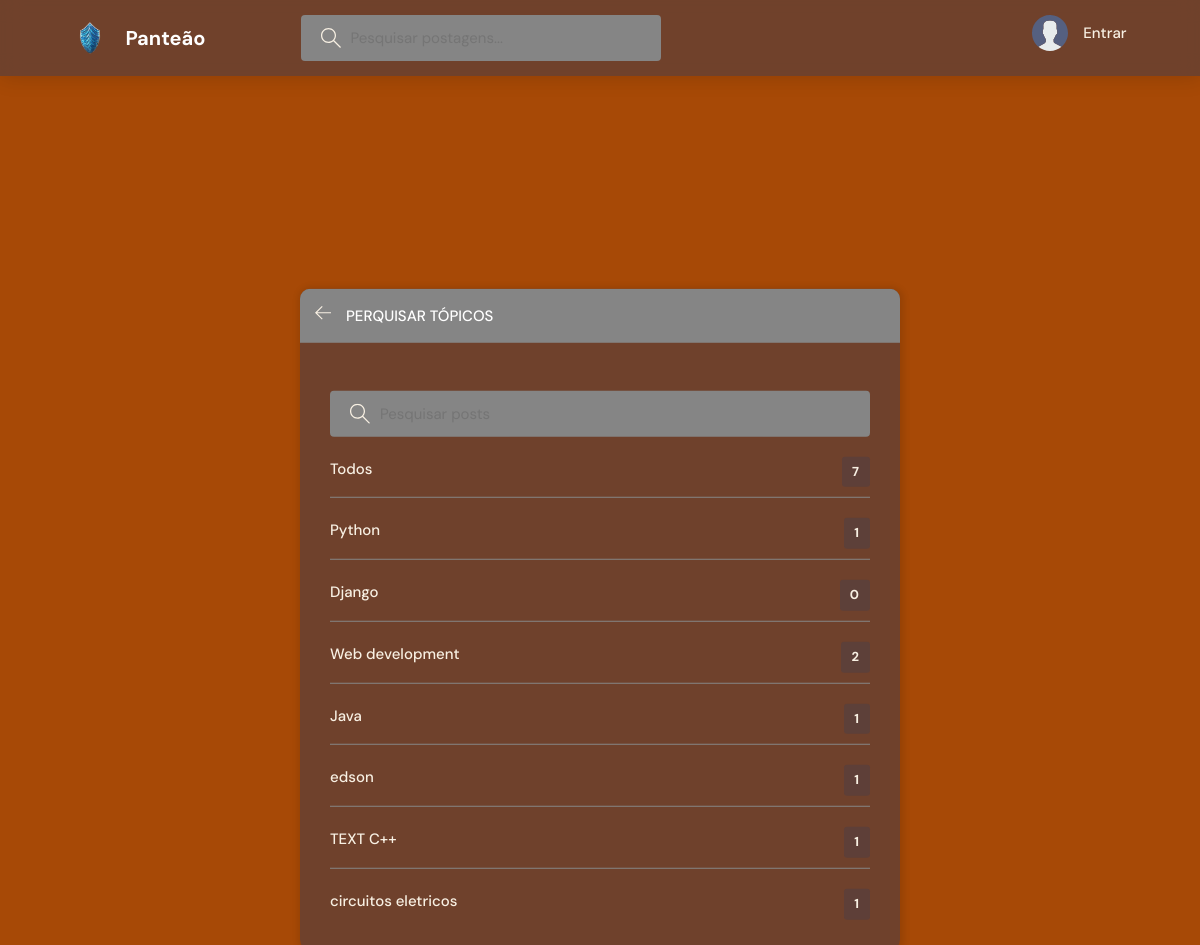
Page /topics/ on the committed database.
### base/models.py (models this page shows, shortened)
class Topic(models.Model):
    name = models.CharField(max_length=200)

### base/views.py (the view)
# urls.py: path('topics/', views.topicsPage, name="topics"),
def topicsPage(request):
    q = request.GET.get('q') if request.GET.get('q') !=None else ''
    topics = Topic.objects.filter()
    return render(request, 'base/topics.html', {'topics': topics})

### base/templates/base/topics.html (shortened to what this page needs)
{% extends 'main.html' %}
{% block content %}
    <main class="create-room layout">
      <div class="container">
        <div class="layout__box">
          <div class="layout__boxHeader">
            <div class="layout__boxTitle">
              <a href="{% url 'home' %}">
                <svg version="1.1" xmlns="http://www.w3.org/2000/svg" width="32" height="32" viewBox="0 0 32 32">
                  <title>arrow-left</title>
                  <path
                    d="M13.723 2.286l-13.723 13.714 13.719 13.714 1.616-1.611-10.96-10.96h27.625v-2.286h-27.625l10.965-10.965-1.616-1.607z"
                  ></path>
                </svg>
              </a>
              <h3>Perquisar Tópicos</h3>
            </div>
          </div>
          <div class="topics-page layout__body">
            <form class="header__search">
              <label>
                <input placeholder="Pesquisar posts" />
              </label>
            </form>
            <ul class="topics__list">
              <li>
                <a href="{% url 'topics' %}" class="active">Todos <span>{{topics.count}}</span></a>
              </li>
              {% for topic in topics %}
              <li>
                <a href="{% url 'home' %}?q={{topic.name}}"> {{topic.name}} <span>{{topic.room_set.all.count}}</span></a>
              </li>
              {% endfor %}
            </ul>
          </div>
        </div>
      </div>
    </main>
{% endblock content %}

### static/styles/style.css (style rules this page uses)
:root { --color-main: #F8F0E3; --color-main-light: #F8F0E3; --color-dark: #563f3fad; --color-dark-medium: #858585; --color-dark-light: #858585; --color-light: #ffffff; --color-gray: #F8F0E3; --color-light-gray: #F8F0E3; --color-bg: #a74906; --color-success: #12a554; --color-error: #fc4b0b; }
* { font-family: "DM Sans", -apple-system, BlinkMacSystemFont, "Segoe UI", Roboto, Oxygen, Ubuntu, Cantarell, "Open Sans", "Helvetica Neue", sans-serif; margin: 0; padding: 0; box-sizing: border-box; text-rendering: optimizeLegibility; font-size: inherit; }
html { font-size: 56.25%; }
@media only screen and (min-width: 1200px) { html { font-size: 62.5%; } }
body { line-height: 1.6; font-weight: 400; font-size: 1.5rem; color: var(--color-main); background-color: var(--color-bg); min-height: 100vh; }
a { display: inline-block; color: var(--color-main); text-decoration: none; }
.container { max-width: 120rem; width: 90%; margin: auto; }
.header__search > label { background-color: var(--color-dark-medium); padding: 1.3rem 1rem; display: flex; align-items: center; gap: 1rem; border-radius: 4px; }
.header__search svg { fill: var(--color-gray); width: 2rem; height: 2rem; margin-left: 1rem; }
.header__search input { width: 30rem; background: transparent; border: none; outline: none; color: var(--color-light); }
.layout { margin-top: 2.4rem; }
.layout > .container { display: flex; justify-content: space-between; align-items: flex-start; }
.layout__box { width: 90%; max-width: 48rem; min-height: 40rem; position: absolute; top: 50%; left: 50%; transform: translate(-50%, -46%); background-color: var(--color-dark); border-radius: 1rem; box-shadow: 1px 1px 6px 3px rgba(0, 0, 0, 0.1); overflow: hidden; }
.layout__boxHeader { display: flex; padding: 1.5rem; background-color: var(--color-dark-light); }
.layout__boxTitle { display: flex; gap: 1.5rem; align-items: center; }
.layout__boxTitle h3 { text-transform: uppercase; font-weight: 500; color: var(--color-light); }
.layout__boxTitle svg { width: 1.6rem; height: 1.6rem; fill: var(--color-main); }
.layout__body { margin: 3rem; }
.topics__list { list-style: none; }
.topics__list li a { display: flex; justify-content: space-between; margin-bottom: 3rem; font-weight: 500; color: var(--color-light-gray); transition: all 0.3s ease-in-out; }
.topics__list li a.active, .topics__list li a:hover { color: var(--color-main); }
.topics__list li a span { padding: 0.5rem 1rem; background-color: var(--color-dark); border-radius: 3px; font-size: 1.3rem; font-weight: 700; letter-spacing: 1px; }
.topics-page { height:100%; padding-top: 5%; margin-top: 3%; }
.topics-page .topics__list li:not(:last-child) a { margin: 2rem 0; padding-bottom: 1rem; text-decoration: none; border-bottom: 1px solid var(--color-dark-medium); }
.topics-page .header__search { display: block; }
.create-room.layout .layout__box { max-width: 60rem; margin-top: 10%; }

### rows in the picture
Topic: name "Python", room_set.all.count "1"
Topic: name "Django", room_set.all.count "0"
Topic: name "Web development", room_set.all.count "2"
Topic: name "Java", room_set.all.count "1"
Topic: name "edson", room_set.all.count "1"
Topic: name "TEXT C++", room_set.all.count "1"
Topic: name "circuitos eletricos", room_set.all.count "1"

### other values in the picture
{{ topics.count }} "7"
